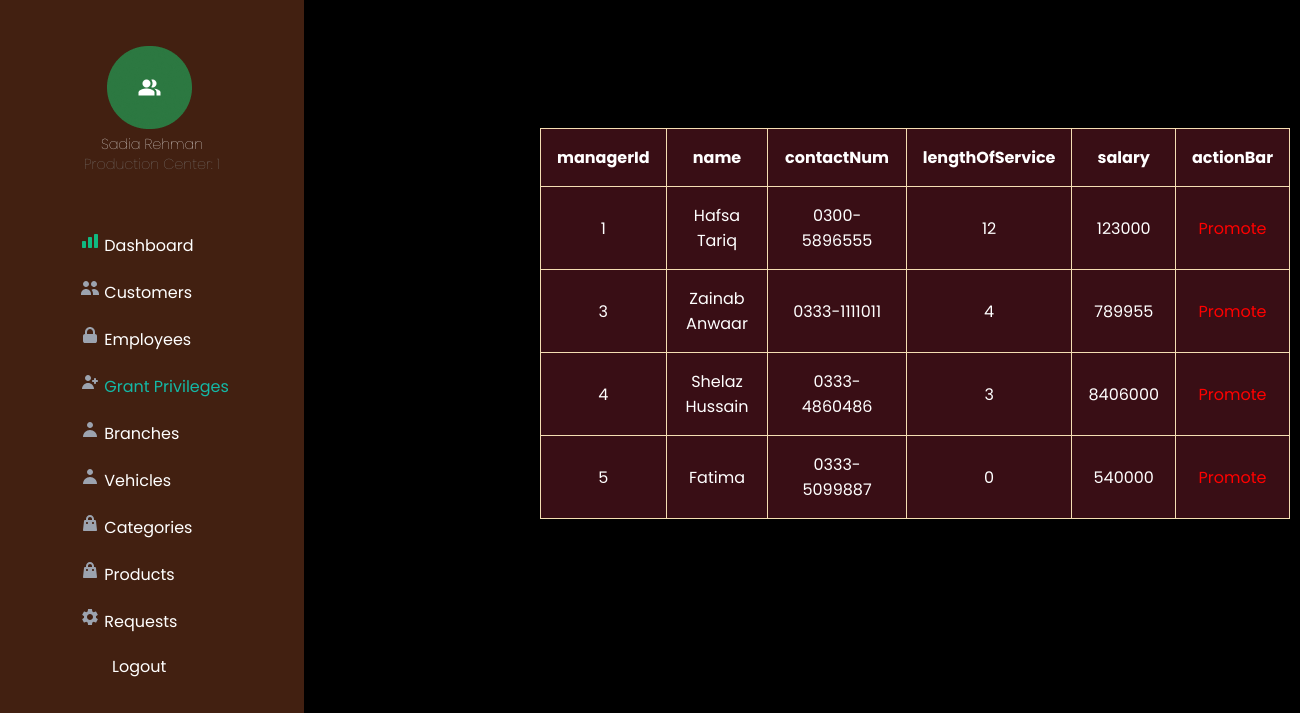
/bms/bms/adminGrantPriv.php, run on the app's committed database.
### tables this page shows
CREATE TABLE `manager` (
  `managerID` int(10) NOT NULL,
  `name` varchar(50) NOT NULL,
  `contactNum` varchar(13) NOT NULL,
  `lengthOfService` varchar(10) NOT NULL,
  `salary` int(6) NOT NULL
);

### bms/bms/adminGrantPriv.php (the view, shortened to what this page needs)
<!DOCTYPE html>
<html lang="en">
<head>
    <link rel="stylesheet" href="adminGrantPriv.css?1422585377">
</head>
<body>
    <div class="sidebar">
        <div class="admin-id">
            <img class="admin-img"src="images/adminAVA.png" alt="admin picture">
            <h3>Sadia Rehman</h3>
            <h4>Production Center:  1</h4>
        </div>
        <div class="sidebar-menu">
            <ul>
                <li><a href="adminDashboard.php"><img src="images/dashboard.svg" alt=""> Dashboard</a></li>
                <li><a href="adminCustomers.php"><img src="images/customers.svg" alt=""> Customers</a></li>
                <li><a href="adminEmployee.php"><img src="images/employees.svg" alt=""> Employees</a></li>
                <li><a href="adminGrantPriv.php" class="active" style="color: #14B8A6"><img src="images/reg-admin.svg" alt=""> Grant Privileges</a></li>
                <li><a href="adminBranches.php"><img src="images/branches-vehicles.svg" alt=""> Branches</a></li>
                <li><a href="adminVehicles.php"><img src="images/branches-vehicles.svg" alt=""> Vehicles</a></li>
                <li><a href="adminCategory.php"><img src="images/categories-products.svg" alt=""> Categories</a></li>
                <li><a href="adminProduct.php"><img src="images/categories-products.svg" alt=""> Products</a></li>
                <li><a href="adminRequest.php"><img src="images/requests.svg" alt=""> Requests</a></li>
                <li id="logout"><a href="admin.php"> Logout</a></li>
            </ul>
        </div>
    </div>
    <main>
        <table>
            <tr>
                <th>managerId</th>
                <th>name</th>
                <th>contactNum</th>
                <th>lengthOfService</th>
                <th>salary</th>
                <th>actionBar</th>
                <?php
                include('dbconfig.php');
                $sql = "SELECT managerID, name, contactNum, lengthOfService, salary FROM manager";
                $result = $conn -> query($sql);
                if($result-> num_rows > 0) {
                    while($row = $result-> fetch_assoc()) {
                        echo "<tr><td>".$row["managerID"]."</td><td>".$row["name"]."</td><td>".$row["contactNum"]."</td>
                        <td>".$row["lengthOfService"]."</td><td>".$row["salary"]."</td>
                        <td> <a id=promote href=promoteManager.php?ei=".$row["managerID"]."> Promote </td>
                        </tr>";
                    }
                    echo "</table>";
                }
                ?>
    </main>
</body>
</html>

### bms/bms/adminGrantPriv.css (style rules this page uses)
body { background-color: #000000; }
main { color: #000000; font-family: 'poppins'; margin-left: 250px; padding: 0px 10px; }
.sidebar { background-color: #422011; height: 100%; width: 19rem; position: fixed; z-index: 1; top: 0; left: 0; overflow-x: hidden; padding-top: 20px; font-family: 'poppins'; }
.admin-id { margin-top: 1.6rem; }
#logout { margin: auto; }
.sidebar h3, .sidebar h4 { color: #ffffff; font-family: 'poppins'; font-size: .9em; margin: -.1em; text-align: center; font-weight: lighter; }
.sidebar h4 { margin-bottom: 3.5em; color: #818181; }
.sidebar .admin-img { margin-left: 6.7em; }
.sidebar-menu { margin-left: 3.5rem; }
.sidebar-menu li { margin-bottom: 0.5rem; color: #ffffff; }
.sidebar-menu a { padding: 6px 8px 6px 16px; text-decoration: none; font-size: 1em; color: #ffffff; display: block; }
.sidebar-menu ul { list-style: none; }
.sidebar-menu ul li { margin-left: -2em; }
.sidebar-menu ul li a { text-decoration: none; color: #ffffff; display: block; -webkit-transition: all ease-out 300ms; transition: all ease-out 300ms; }
.sidebar-menu ul li:not(.active)::after { opacity: 0.2; }
.sidebar-menu ul li::after { content: ''; position: absolute; width: 100%; height: 0.2em; background: black; left: 0; bottom: 0; }
main { color: #ffffff; font-family: 'poppins'; margin-left: 250px; padding: 0px 10px; }
table, th, td { background-color: #390E15; border: 1px solid wheat; border-collapse: collapse; margin-top: 7em; margin-left: 8.5em; text-align: center; padding: 1em; }
table { margin-top: 8rem; margin-left: 17rem; width: 750px; }
#promote { color: red; text-decoration: none; transition: color 0.5s; }

### data on the page
manager: managerID "1", name "Hafsa Tariq", contactNum "0300-5896555", lengthOfService "12", salary "123000"
manager: managerID "3", name "Zainab Anwaar", contactNum "0333-1111011", lengthOfService "4", salary "789955"
manager: managerID "4", name "Shelaz Hussain", contactNum "0333-4860486", lengthOfService "3", salary "8406000"
manager: managerID "5", name "Fatima", contactNum "0333-5099887", lengthOfService "0", salary "540000"
